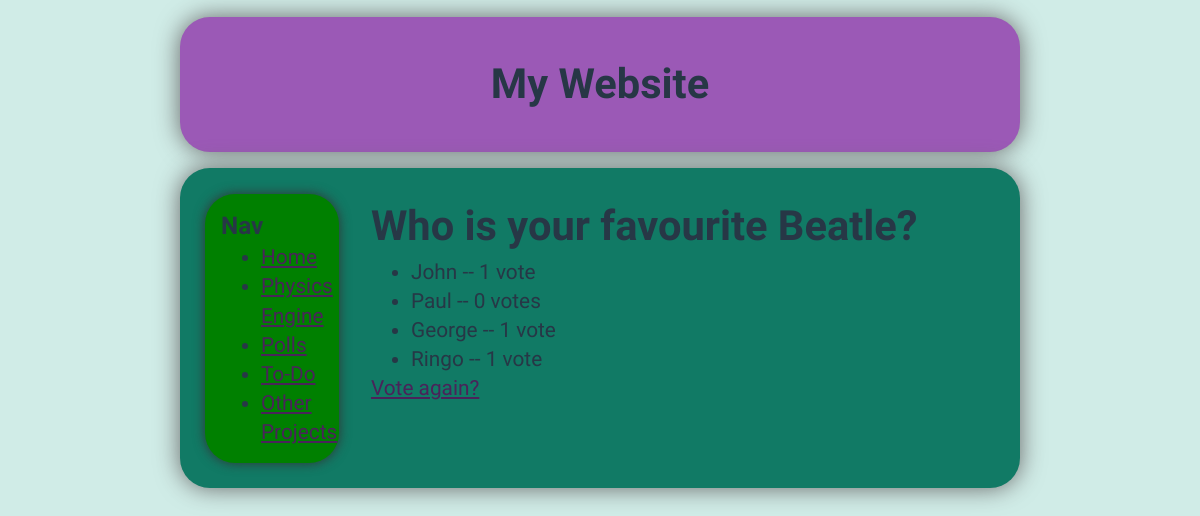
The app's page /polls/2/results/ with its own data.
### polls/models.py (models this page shows, shortened)
class Question(models.Model):
	question_text = models.CharField(max_length=200)
	pub_date = models.DateTimeField('date published') # human readable name (first argument of Field)
	can_add_new_choice = models.BooleanField(default=True)
	def was_published_recently(self):
		return timezone.now()  >= self.pub_date >= timezone.now() - datetime.timedelta(days=1)
	was_published_recently.admin_order_field = 'pub_date'
	was_published_recently.boolean = True
	was_published_recently.short_description = 'Published recently?'

class Choice(models.Model):
	question = models.ForeignKey(Question, on_delete=models.CASCADE)
	choice_text = models.CharField(max_length=200)
	votes = models.IntegerField(default=0)

### polls/views.py (the view)
# urls.py: url(r'^(?P<pk>[0-9]+)/results/$', views.ResultsView.as_view(), name="results"),
class ResultsView(generic.DetailView):
    model = Question
    template_name = 'polls/results.html'

### polls/templates/polls/results.html
{% extends "base.html" %}
{% load staticfiles %}
{% block content %}
	<h1>{{question.question_text}}</h1>
	<ul>
	{% for choice in question.choice_set.all %}
		<li>{{ choice.choice_text }} -- {{ choice.votes }} vote{{ choice.votes|pluralize }}</li>
	{% endfor %}
	</ul>
	<a href="{% url 'polls:detail' question.id %}"> Vote again? </a>
{% endblock %}

### staticDev/css/main.css (style rules this page uses)
html { color: #222; font-size: 1em; line-height: 1.4; }
* { margin: 0; }
body { background-color: #d0ece7 ; font-family: "Ubuntu Condensed"; font-size: 1.3em; }
#content h1 { margin-top: 3px; margin-bottom: 3px; }
a { color: #4a235a; }

### records on screen
Question: question_text "Who is your favourite Beatle?"
Choice: choice_text "John", votes "1"
Choice: choice_text "Paul", votes "0"
Choice: choice_text "George", votes "1"
Choice: choice_text "Ringo", votes "1"
